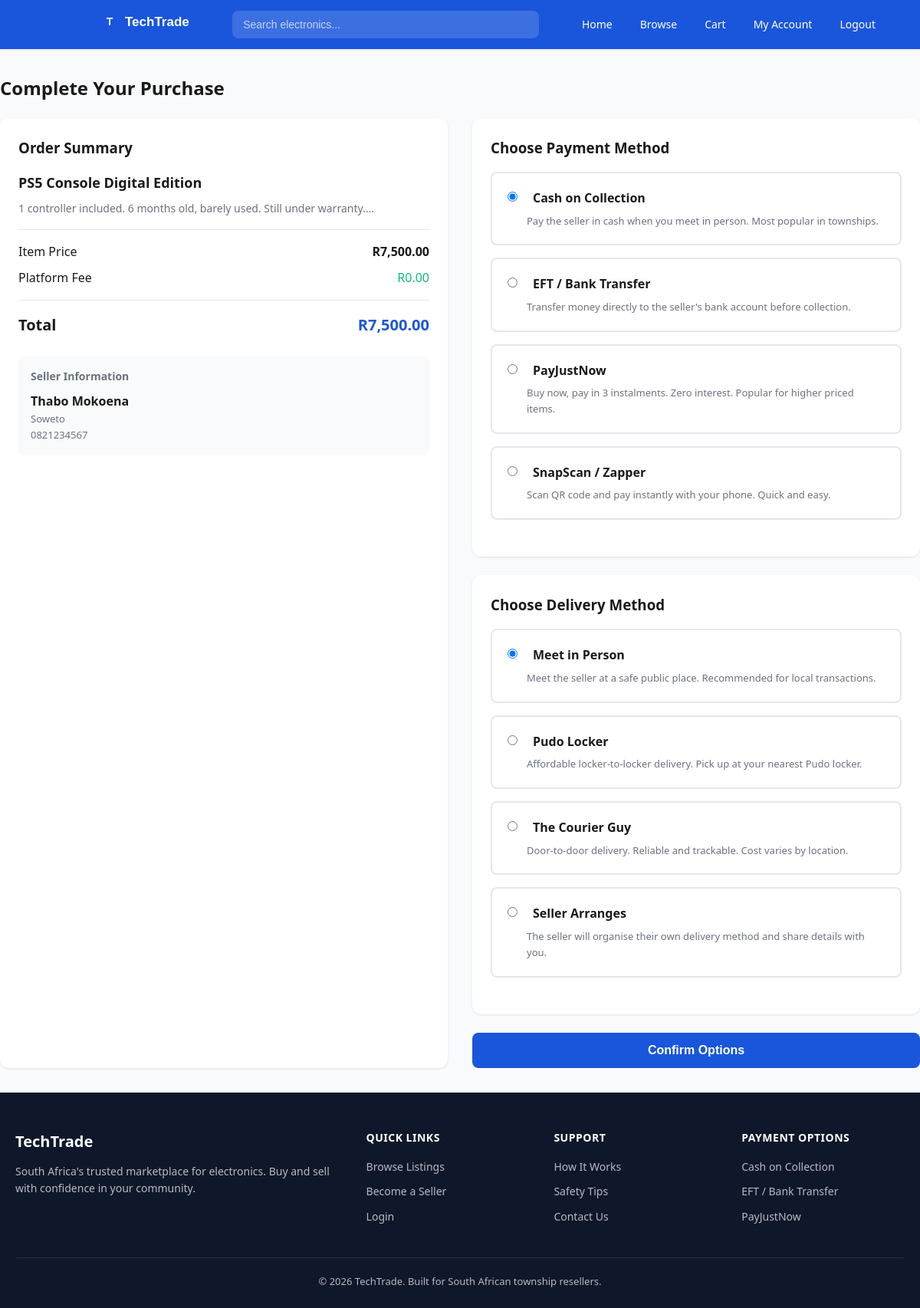
Page /payment.php?transaction=1 (signed in) on the committed database.
### tables this page shows
CREATE TABLE transactions (
    transaction_id INT AUTO_INCREMENT PRIMARY KEY,
    listing_id INT NOT NULL,
    buyer_id INT NOT NULL,
    seller_id INT NOT NULL,
    status ENUM('Listed','Pending','Sold','Cancelled') DEFAULT 'Pending',
    payment_method VARCHAR(50) DEFAULT 'Cash on Collection',
    delivery_method VARCHAR(50) DEFAULT 'Meet in Person',
    created_at TIMESTAMP DEFAULT CURRENT_TIMESTAMP,
    updated_at TIMESTAMP DEFAULT CURRENT_TIMESTAMP ON UPDATE CURRENT_TIMESTAMP,
    FOREIGN KEY (listing_id) REFERENCES listings(listing_id) ON DELETE CASCADE,
    FOREIGN KEY (buyer_id) REFERENCES users(user_id) ON DELETE CASCADE,
    FOREIGN KEY (seller_id) REFERENCES users(user_id) ON DELETE CASCADE
);

CREATE TABLE listings (
    listing_id INT AUTO_INCREMENT PRIMARY KEY,
    seller_id INT NOT NULL,
    category_id INT NOT NULL,
    title VARCHAR(150) NOT NULL,
    description TEXT,
    price DECIMAL(10,2) NOT NULL,
    condition_status ENUM('New','Used - Like New','Used - Good','Used - Fair') DEFAULT 'Used - Good',
    image_url VARCHAR(255) DEFAULT '',
    status ENUM('Listed','Pending','Sold','Cancelled') DEFAULT 'Listed',
    created_at TIMESTAMP DEFAULT CURRENT_TIMESTAMP,
    updated_at TIMESTAMP DEFAULT CURRENT_TIMESTAMP ON UPDATE CURRENT_TIMESTAMP,
    FOREIGN KEY (seller_id) REFERENCES users(user_id) ON DELETE CASCADE,
    FOREIGN KEY (category_id) REFERENCES categories(category_id)
);

CREATE TABLE users (
    user_id INT AUTO_INCREMENT PRIMARY KEY,
    full_name VARCHAR(100) NOT NULL,
    email VARCHAR(100) NOT NULL UNIQUE,
    password_hash VARCHAR(255) NOT NULL,
    phone VARCHAR(20),
    location VARCHAR(100),
    role ENUM('buyer','seller','admin') DEFAULT 'buyer',
    is_verified TINYINT DEFAULT 0,
    created_at TIMESTAMP DEFAULT CURRENT_TIMESTAMP
);

### payment.php (the view, shortened to what this page needs)
<?php
require_once 'includes/db.php';
$buyer_id = $_SESSION['user_id'];
$transaction_id = isset($_GET['transaction']) ? intval($_GET['transaction']) : 0;
$trans_sql = "SELECT t.*, l.title, l.price, l.description, u.full_name as seller_name, u.phone as seller_phone, u.location as seller_location
              FROM transactions t
              JOIN listings l ON t.listing_id = l.listing_id
              JOIN users u ON t.seller_id = u.user_id
              WHERE t.transaction_id = $transaction_id AND t.buyer_id = $buyer_id";
$trans_result = mysqli_query($conn, $trans_sql);
$trans = mysqli_fetch_assoc($trans_result);
include 'includes/header.php';
?>
<section class="dashboard container">
    <h2 class="section-title">Complete Your Purchase</h2>
    <div style="display: grid; grid-template-columns: 1fr 1fr; gap: 32px;">
        <div style="background: var(--white); padding: 24px; border-radius: var(--radius-lg); box-shadow: var(--shadow);">
            <h3 style="margin-bottom: 16px;">Order Summary</h3>
            <div style="border-bottom: 1px solid var(--border); padding-bottom: 16px; margin-bottom: 16px;">
                <h4 style="font-size: 18px; margin-bottom: 8px;"><?php echo $trans['title']; ?></h4>
                <p style="color: var(--text-light); font-size: 14px;"><?php echo substr($trans['description'], 0, 100); ?>...</p>
            </div>
            <div style="display: flex; justify-content: space-between; margin-bottom: 8px;">
                <span>Item Price</span>
                <span style="font-weight: 600;">R<?php echo number_format($trans['price'], 2); ?></span>
            </div>
            <div style="display: flex; justify-content: space-between; margin-bottom: 8px;">
                <span>Platform Fee</span>
                <span style="color: var(--success);">R0.00</span>
            </div>
            <div style="border-top: 1px solid var(--border); padding-top: 16px; margin-top: 16px; display: flex; justify-content: space-between; font-size: 20px; font-weight: 700;">
                <span>Total</span>
                <span style="color: var(--primary);">R<?php echo number_format($trans['price'], 2); ?></span>
            </div>
            <div style="background: var(--surface); padding: 16px; border-radius: var(--radius); margin-top: 24px;">
                <h4 style="font-size: 14px; color: var(--text-light); margin-bottom: 8px;">Seller Information</h4>
                <p style="font-weight: 600;"><?php echo $trans['seller_name']; ?></p>
                <p style="font-size: 13px; color: var(--text-light);"><i class="ti ti-map-pin"></i> <?php echo $trans['seller_location']; ?></p>
                <p style="font-size: 13px; color: var(--text-light);"><i class="ti ti-phone"></i> <?php echo $trans['seller_phone']; ?></p>
            </div>
        </div>
        <div>
            <form method="POST">
                <div style="background: var(--white); padding: 24px; border-radius: var(--radius-lg); box-shadow: var(--shadow); margin-bottom: 24px;">
                    <h3 style="margin-bottom: 16px;">Choose Payment Method</h3>
                    <div class="payment-options" style="grid-template-columns: 1fr;">
                        <label class="payment-option" style="display: flex; align-items: start; gap: 12px; cursor: pointer;">
                            <input type="radio" name="payment_method" value="Cash on Collection" checked style="margin-top: 4px;">
                            <div>
                                <h4><i class="ti ti-cash"></i> Cash on Collection</h4>
                                <p>Pay the seller in cash when you meet in person. Most popular in townships.</p>
                            </div>
                        </label>
                        <label class="payment-option" style="display: flex; align-items: start; gap: 12px; cursor: pointer;">
                            <input type="radio" name="payment_method" value="EFT / Bank Transfer" style="margin-top: 4px;">
                            <div>
                                <h4><i class="ti ti-building-bank"></i> EFT / Bank Transfer</h4>
                                <p>Transfer money directly to the seller's bank account before collection.</p>
                            </div>
                        </label>
                        <label class="payment-option" style="display: flex; align-items: start; gap: 12px; cursor: pointer;">
                            <input type="radio" name="payment_method" value="PayJustNow" style="margin-top: 4px;">
                            <div>
                                <h4><i class="ti ti-credit-card"></i> PayJustNow</h4>
                                <p>Buy now, pay in 3 instalments. Zero interest. Popular for higher priced items.</p>
                            </div>
                        </label>
                        <label class="payment-option" style="display: flex; align-items: start; gap: 12px; cursor: pointer;">
                            <input type="radio" name="payment_method" value="SnapScan / Zapper" style="margin-top: 4px;">
                            <div>
                                <h4><i class="ti ti-qrcode"></i> SnapScan / Zapper</h4>
                                <p>Scan QR code and pay instantly with your phone. Quick and easy.</p>
                            </div>
                        </label>
                    </div>
                </div>
                <div style="background: var(--white); padding: 24px; border-radius: var(--radius-lg); box-shadow: var(--shadow); margin-bottom: 24px;">
                    <h3 style="margin-bottom: 16px;">Choose Delivery Method</h3>
                    <div class="payment-options" style="grid-template-columns: 1fr;">
                        <label class="payment-option" style="display: flex; align-items: start; gap: 12px; cursor: pointer;">
                            <input type="radio" name="delivery_method" value="Meet in Person" checked style="margin-top: 4px;">
                            <div>
                                <h4><i class="ti ti-users"></i> Meet in Person</h4>
                                <p>Meet the seller at a safe public place. Recommended for local transactions.</p>
                            </div>
                        </label>
                        <label class="payment-option" style="display: flex; align-items: start; gap: 12px; cursor: pointer;">
                            <input type="radio" name="delivery_method" value="Pudo Locker" style="margin-top: 4px;">
                            <div>
                                <h4><i class="ti ti-package"></i> Pudo Locker</h4>
                                <p>Affordable locker-to-locker delivery. Pick up at your nearest Pudo locker.</p>
                            </div>
                        </label>
                        <label class="payment-option" style="display: flex; align-items: start; gap: 12px; cursor: pointer;">
                            <input type="radio" name="delivery_method" value="The Courier Guy" style="margin-top: 4px;">
                            <div>
                                <h4><i class="ti ti-truck"></i> The Courier Guy</h4>
                                <p>Door-to-door delivery. Reliable and trackable. Cost varies by location.</p>
                            </div>
                        </label>
                        <label class="payment-option" style="display: flex; align-items: start; gap: 12px; cursor: pointer;">
                            <input type="radio" name="delivery_method" value="Seller Arranges" style="margin-top: 4px;">
                            <div>
                                <h4><i class="ti ti-handshake"></i> Seller Arranges</h4>
                                <p>The seller will organise their own delivery method and share details with you.</p>
                            </div>
                        </label>
                    </div>
                </div>
                <button type="submit" class="form-btn" style="font-size: 16px;">
                    <i class="ti ti-check"></i> Confirm Options
                </button>
            </form>
        </div>
    </div>
</section>
<?php include 'includes/footer.php'; ?>

### css/style.css (style rules this page uses)
:root { --primary: #1A56DB; --primary-dark: #1e429f; --primary-light: #e1effe; --aqua: #2DD4BF; --aqua-light: #ccfbf1; --accent: #F97316; --accent-hover: #ea580c; --dark: #0F172A; --text: #1a1a1a; --text-light: #6b7280; --border: #e5e7eb; --surface: #f9fafb; --white: #ffffff; --success: #10b981; --warning: #f59e0b; --danger: #ef4444; --shadow: 0 1px 3px rgba(0,0,0,0.1); --shadow-lg: 0 10px 25px rgba(0,0,0,0.1); --radius: 8px; --radius-lg: 12px; }
* { margin: 0; padding: 0; box-sizing: border-box; }
body { font-family: 'Segoe UI', system-ui, -apple-system, sans-serif; color: var(--text); background: var(--surface); line-height: 1.6; min-height: 100vh; }
.container { max-width: 1200px; margin: 0 auto; padding: 0 20px; }
.section-title { font-size: 24px; font-weight: 700; margin-bottom: 20px; color: var(--text); }
.form-btn { width: 100%; padding: 14px; background: var(--primary); color: white; border: none; border-radius: var(--radius); font-size: 16px; font-weight: 600; cursor: pointer; transition: background 0.2s; }
.dashboard { padding: 32px 0; }
.payment-options { display: grid; grid-template-columns: repeat(2, 1fr); gap: 16px; margin-bottom: 24px; }
.payment-option { border: 2px solid var(--border); border-radius: var(--radius); padding: 20px; cursor: pointer; transition: border-color 0.2s; }
.payment-option h4 { font-size: 16px; margin-bottom: 6px; display: flex; align-items: center; gap: 8px; }
.payment-option p { font-size: 13px; color: var(--text-light); }
body, .navbar, .p-card, .form-card, .stat-card, .data-table, .step-card, .payment-card, .footer, .seller-box, .admin-sidebar, .conversation-item, .chat-bubble.received { transition: background-color 0.3s, color 0.3s, border-color 0.3s; }

### rows in the picture
transactions: listing.title "PS5 Console Digital Edition", listing.description "1 controller included. 6 months old, barely used. Still under warranty.", listing.price "7,500.00", seller.full_name "Thabo Mokoena", seller.location "Soweto", seller.phone "0821234567"
